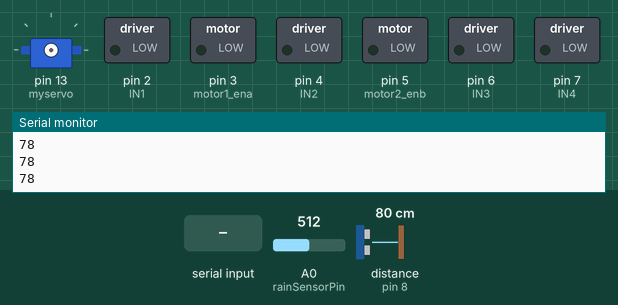
This sketch was run on a simulated Arduino Uno, built with avr-gcc and run on an emulated ATmega328P. On the bench: servo, switched loads named in the sketch (green lamp = pin HIGH), the last lines printed to the serial monitor. Wiring (inferred from the names in the program): ultrasonic range finder: trigger pin 12; echo pin 8. Inputs (shaded band) come from the test bench; at power-on: distance to the obstacle (sensor on pin 8) 80 cm, A0 (rainSensorPin) = 512. The echo pulse lasts 58.3 µs per cm; pins used as bus, display or sensor lines are not drawn.

Above: at 1.2 s.
1.3 s: "Front0\n" received over the second serial link
At 2.52 s:
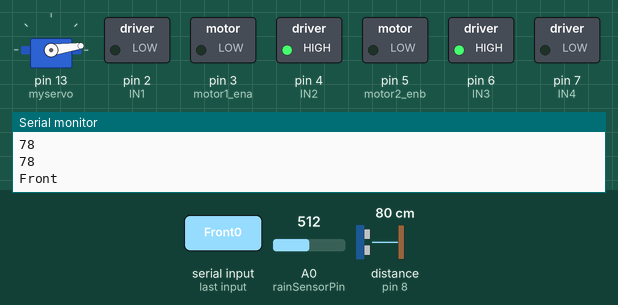
7.3 s: distance to the obstacle (sensor on pin 8) set to 24 cm
10.3 s: distance to the obstacle (sensor on pin 8) set to 20 cm
13.3 s: "Back00\n" received over the second serial link
At 15.7 s:
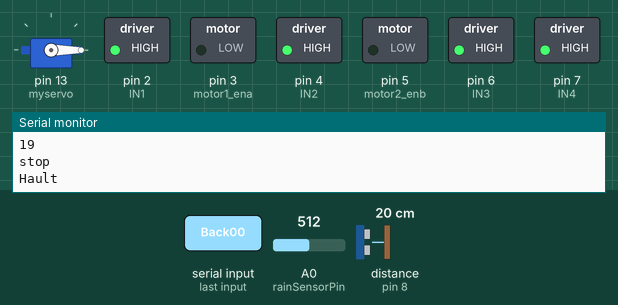
16.0 s: "Right0\n" received over the second serial link
At 17.07 s:
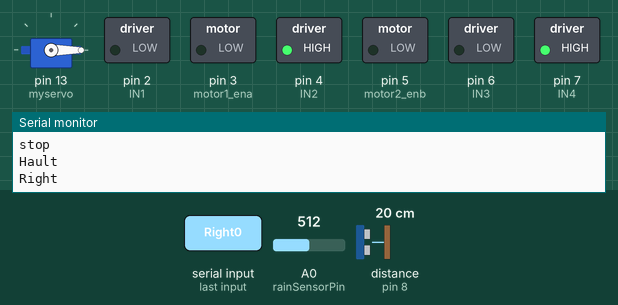
18.6 s: "Left00\n" received over the second serial link
At 19.71 s:
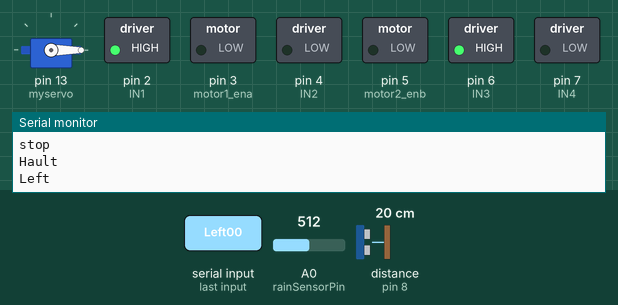
Timing chart, 0 to 21.6 s (numbered marks = the images above; inputs shaded):
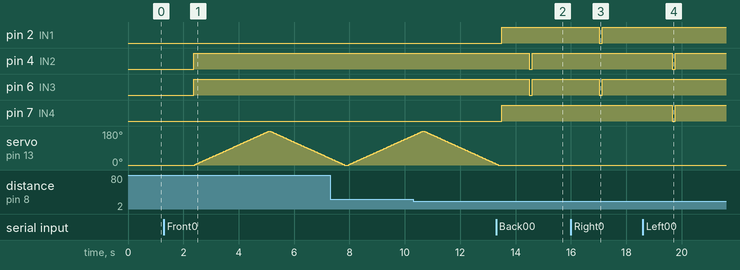

The sketch:

vcetrobo.ino
```cpp
//Speed Manual - ena110
//Front - Front0
//Back  - Back00
//Right - Right0
//Left  - Left00
//Stop  - Stop00

const int rainSensorPin = A0;


#include <SoftwareSerial.h>
SoftwareSerial mySerial(10,9); // RX, TX

#include <Servo.h>
Servo myservo;
int pos = 0;

int motor1_ena  = 3;
int motor2_enb  = 5;

#define IN1 2
#define IN2 4
#define IN3 6
#define IN4 7

char Motor_inputs[8];
String Motor_input;
String Speed_Value;
char Speed_Val[4];


const int trigPin = 12;
const int echoPin = 8;
long duration;
int distance;


void setup() {

  pinMode(rainSensorPin, INPUT);
  pinMode(IN1, OUTPUT);   //IN1
  pinMode(IN2, OUTPUT);   //IN2
  pinMode(IN3, OUTPUT);   //IN3
  pinMode(IN4, OUTPUT);   //IN4

  pinMode(motor1_ena, OUTPUT);
  pinMode(motor2_enb, OUTPUT);
  byte speed = 0;

  pinMode(trigPin, OUTPUT);
  pinMode(echoPin, INPUT);
  Serial.begin(9600);
  while (!Serial) {
    ; // wait for serial port to connect. Needed for native USB port only
  }
  mySerial.begin(9600);

}

void loop() { // run over and over

  ultra();


  if (mySerial.available()) {
    Motor_input = mySerial.readString(); //Stop00 , Front0, Back00, Left00, Right0, ena255, ena075
    Motor_input = Motor_input.substring(0, 6);
    Speed_Value = Motor_input.substring(3, 6);
  }

  for (int i = 0; i < 6; i++)
  {
    Motor_inputs[i] = Motor_input[i];
  }

  for (int i = 0; i < 3; i++)
  {
    Speed_Val[i] = Motor_input[i];
  }

  if (!strcmp(Speed_Val, "ena"))
  {
    analogWrite(motor1_ena, Speed_Value.toInt());
    analogWrite(motor2_enb, Speed_Value.toInt());
    Serial.print("Speed_Value");
    Serial.println(Speed_Value);
  }


  if (!strcmp(Motor_inputs, "Stop00"))
  {
    digitalWrite(IN1, HIGH);
    digitalWrite(IN2, HIGH);
    digitalWrite(IN3, HIGH);
    digitalWrite(IN4, HIGH);
    Serial.println("stop");
    Serial.println("\n");

    Motor_input = "Hault";
    for (int i = 0; i < 6; i++)
    {
      Motor_inputs[i] = Motor_input[i];
    }
    Serial.println(Motor_inputs);
  }

  else if (!strcmp(Motor_inputs, "Front0"))
  {
    Serial.println("Front");
    Serial.println("\n");
    digitalWrite(IN1, LOW);
    digitalWrite(IN2, HIGH);
    digitalWrite(IN3, HIGH);
    digitalWrite(IN4, LOW);
    rain();
  }
  else if (!strcmp(Motor_inputs, "Back00"))
  {
    Serial.println("Back");
    Serial.println("\n");
    digitalWrite(IN1, HIGH);
    digitalWrite(IN2, LOW);
    digitalWrite(IN3, LOW);
    digitalWrite(IN4, HIGH);
  }
  else if (!strcmp(Motor_inputs, "Right0"))
  {
    Serial.println("Right");
    Serial.println("\n");
    digitalWrite(IN1, LOW);
    digitalWrite(IN2, HIGH);
    digitalWrite(IN3, LOW);
    digitalWrite(IN4, HIGH);
  }
  else if (!strcmp(Motor_inputs, "Left00"))
  {
    Serial.println("Left");
    Serial.println("\n");
    digitalWrite(IN1, HIGH);
    digitalWrite(IN2, LOW);
    digitalWrite(IN3, HIGH);
    digitalWrite(IN4, LOW);
  }

  delay(100);
}

void servmtr() {
  myservo.attach(13);

  for (pos = 0; pos <= 180; pos += 1) { // goes from 0 degrees to 180 degrees
    // in steps of 1 degree
    myservo.write(pos);              // tell servo to go to position in variable 'pos'
    delay(15);                       // waits 15ms for the servo to reach the position
  }
  for (pos = 180; pos >= 0; pos -= 1) { // goes from 180 degrees to 0 degrees
    myservo.write(pos);              // tell servo to go to position in variable 'pos'
    delay(15);                       // waits 15ms for the servo to reach the position
  }

  //myservo.detach();
}


void ultra() {
  digitalWrite(trigPin, LOW);
  delayMicroseconds(2);
  digitalWrite(trigPin, HIGH);
  delayMicroseconds(10);
  digitalWrite(trigPin, LOW);
  duration = pulseIn(echoPin, HIGH);
  distance = duration * 0.034 / 2;
  Serial.println(distance);

  if (distance >= 2 && distance <= 20) {

    digitalWrite(IN1, HIGH);
    digitalWrite(IN2, HIGH);
    digitalWrite(IN3, HIGH);
    digitalWrite(IN4, HIGH);
    Serial.println("stop");
    Serial.println("\n");

    Motor_input = "Hault";
    for (int i = 0; i < 6; i++)
    {
      Motor_inputs[i] = Motor_input[i];
    }
    Serial.println(Motor_inputs);
  }
}

void rain()
{
  int rain_val = analogRead(rainSensorPin);


  if (rain_val >= 400 && rain_val <= 800 ) {
    //Serial.println("Status: rain");
    servmtr();
  }


}
```

Measured:
- after the input at 1.3 s, pin 4 (IN2), pin 6 (IN3): LOW → HIGH after 1.1 s; servo on pin 13 (myservo): rises from 0° to 180° in 2.7 s, then falls to 35° in 2.2 s
- after the input at 13.3 s, pin 4 (IN2), pin 6 (IN3): HIGH → LOW after 1.2 s, → HIGH 0.10 s later
- after the input at 16.0 s, pin 2 (IN1), pin 6 (IN3): HIGH → LOW after 1.0 s, → HIGH 0.10 s later
- after the input at 18.6 s, pin 4 (IN2), pin 7 (IN4): HIGH → LOW after 1.1 s, → HIGH 0.10 s later
